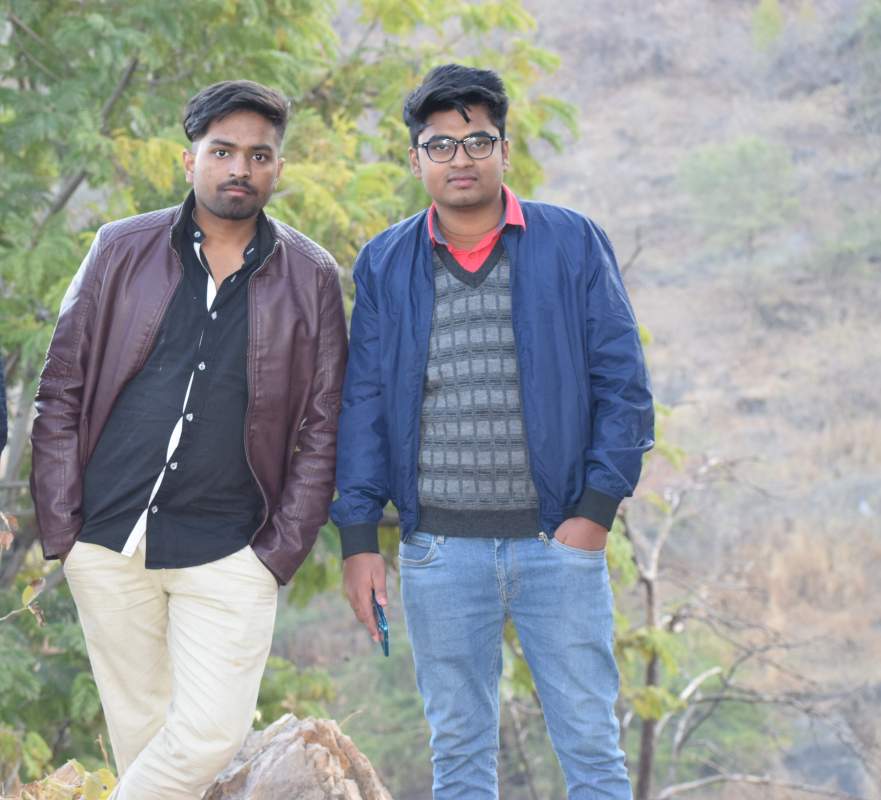
#> input picture bhai.jpg, 4402 x 4000 px (shown at 1/5 size)
$ python basic.py
#> lines starting #> are read from the running program, lines starting #| are printed output that depends on the picture
import cv2 as cv
import numpy as np

img = cv.imread('bhai.jpg')
#> img is the input picture: shape (4000, 4402, 3); mean B, G, R 153.2, 152.3, 147.5
img = cv.resize(img, (400,300), interpolation=cv.INTER_AREA)
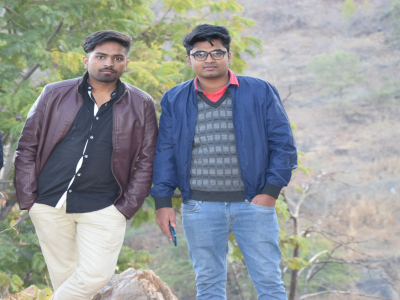
#> img: shape (300, 400, 3); mean B, G, R 153.2, 152.3, 147.5
cv.imshow('image', img)

# converting to grayscale

gray = cv.cvtColor(img, cv.COLOR_BGR2GRAY)
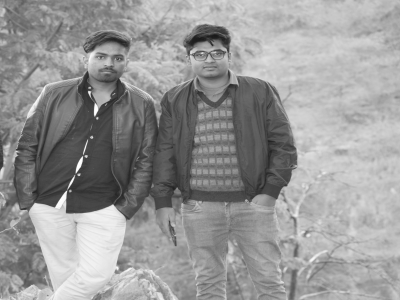
#> gray: shape (300, 400); min 26, max 254, mean 151
cv.imshow('gray',gray)

# creating blur image
"""
to increase the blur, we can increase the kernel size. but remember, kernel size can only
be odd.
"""
blur = cv.GaussianBlur(img, (3,3), cv.BORDER_DEFAULT)
cv.imshow('blur', blur)

# Edge cascade
canny = cv.Canny(blur, 125, 175)
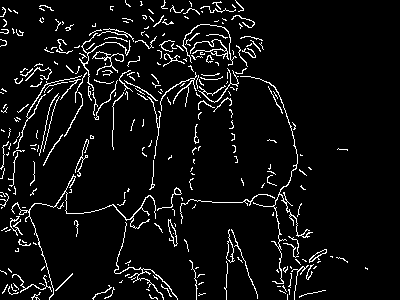
#> canny: shape (300, 400); 6.1% white in thin lines or dots
cv.imshow('canny', canny)

# Dialating the image
dialated = cv.dilate(canny, (3,3), iterations=1)
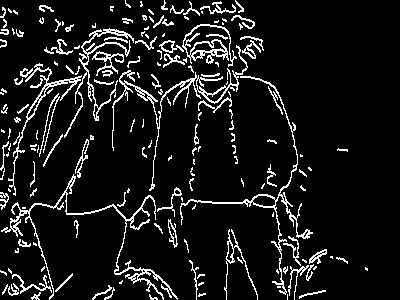
#> dialated: shape (300, 400); 9.5% white in thin lines or dots
cv.imshow('dialated',dialated)

# Eroding
eroded = cv.erode(dialated, (3,3), iterations=1)
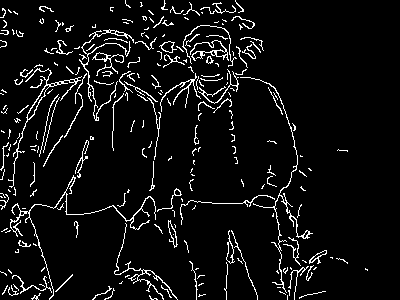
#> eroded: shape (300, 400); 6.3% white in thin lines or dots
cv.imshow('eroded', eroded)

# Resizing
resize = cv.resize(img, (500,500))
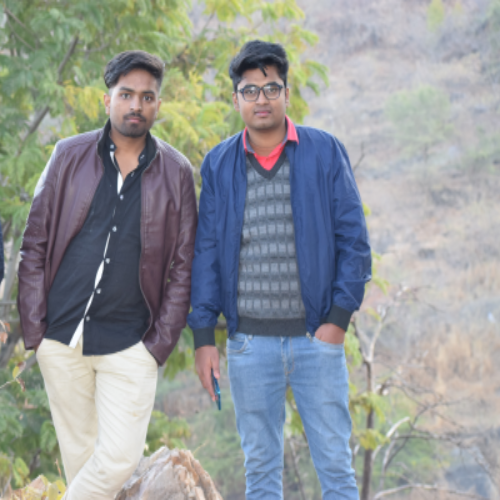
#> resize: shape (500, 500, 3); mean B, G, R 153.1, 152.2, 147.4
cv.imshow('resize',resize)

# cropping
cropped = img[50:200, 200:400]
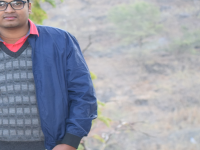
#> cropped: shape (150, 200, 3); mean B, G, R 170.4, 158.6, 154.7
cv.imshow('cropped',cropped)

cv.waitKey(0)
